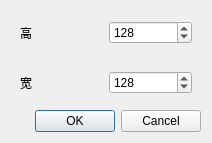
<?xml version="1.0" encoding="UTF-8"?>
<ui version="4.0">
 <class>Dialog</class>
 <widget class="QDialog" name="Dialog">
  <property name="geometry">
   <rect>
    <x>0</x>
    <y>0</y>
    <width>212</width>
    <height>143</height>
   </rect>
  </property>
  <property name="windowTitle">
   <string>裁剪参数</string>
  </property>
  <layout class="QVBoxLayout" name="verticalLayout">
   <item>
    <widget class="QFrame" name="frame">
     <layout class="QHBoxLayout" name="horizontalLayout">
      <item>
       <widget class="QLabel" name="label">
        <property name="text">
         <string>高</string>
        </property>
       </widget>
      </item>
      <item>
       <widget class="QSpinBox" name="cut_height">
        <property name="maximum">
         <number>10000</number>
        </property>
        <property name="value">
         <number>128</number>
        </property>
       </widget>
      </item>
     </layout>
    </widget>
   </item>
   <item>
    <widget class="QFrame" name="frame">
     <layout class="QHBoxLayout" name="horizontalLayout_2">
      <item>
       <widget class="QLabel" name="label_2">
        <property name="text">
         <string>宽</string>
        </property>
       </widget>
      </item>
      <item>
       <widget class="QSpinBox" name="cut_width">
        <property name="maximum">
         <number>10000</number>
        </property>
        <property name="value">
         <number>128</number>
        </property>
       </widget>
      </item>
     </layout>
    </widget>
   </item>
   <item>
    <widget class="QDialogButtonBox" name="buttonBox">
     <property name="orientation">
      <enum>Qt::Horizontal</enum>
     </property>
     <property name="standardButtons">
      <set>QDialogButtonBox::Cancel|QDialogButtonBox::Ok</set>
     </property>
    </widget>
   </item>
  </layout>
 </widget>
 <resources/>
 <connections>
  <connection>
   <sender>buttonBox</sender>
   <signal>accepted()</signal>
   <receiver>Dialog</receiver>
   <slot>accept()</slot>
   <hints>
    <hint type="sourcelabel">
     <x>248</x>
     <y>254</y>
    </hint>
    <hint type="destinationlabel">
     <x>157</x>
     <y>274</y>
    </hint>
   </hints>
  </connection>
  <connection>
   <sender>buttonBox</sender>
   <signal>rejected()</signal>
   <receiver>Dialog</receiver>
   <slot>reject()</slot>
   <hints>
    <hint type="sourcelabel">
     <x>316</x>
     <y>260</y>
    </hint>
    <hint type="destinationlabel">
     <x>286</x>
     <y>274</y>
    </hint>
   </hints>
  </connection>
 </connections>
</ui>
